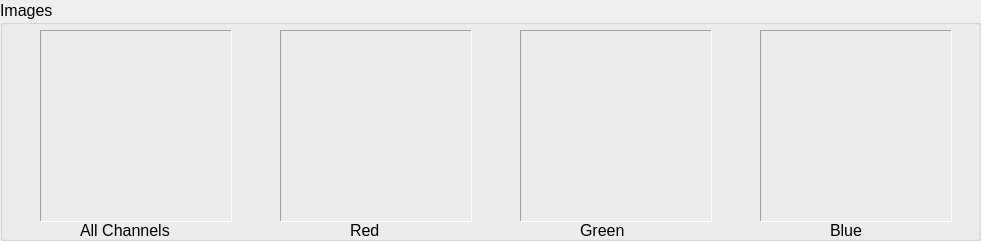
    <widget class="QGroupBox" name="imageGroup">
     <property name="geometry">
      <rect>
       <x>10</x>
       <y>0</y>
       <width>981</width>
       <height>241</height>
      </rect>
     </property>
     <property name="font">
      <font>
       <pointsize>12</pointsize>
      </font>
     </property>
     <property name="title">
      <string>Images</string>
     </property>
     <property name="flat">
      <bool>false</bool>
     </property>
     <property name="checkable">
      <bool>false</bool>
     </property>
     <widget class="QLabel" name="labelRGB">
      <property name="geometry">
       <rect>
        <x>80</x>
        <y>220</y>
        <width>101</width>
        <height>20</height>
       </rect>
      </property>
      <property name="font">
       <font>
        <pointsize>12</pointsize>
       </font>
      </property>
      <property name="text">
       <string>All Channels</string>
      </property>
     </widget>
     <widget class="QLabel" name="labelRed">
      <property name="geometry">
       <rect>
        <x>350</x>
        <y>220</y>
        <width>51</width>
        <height>20</height>
       </rect>
      </property>
      <property name="font">
       <font>
        <pointsize>12</pointsize>
       </font>
      </property>
      <property name="text">
       <string>Red</string>
      </property>
     </widget>
     <widget class="QLabel" name="labelGreen">
      <property name="geometry">
       <rect>
        <x>580</x>
        <y>220</y>
        <width>51</width>
        <height>20</height>
       </rect>
      </property>
      <property name="font">
       <font>
        <pointsize>12</pointsize>
       </font>
      </property>
      <property name="text">
       <string>Green</string>
      </property>
     </widget>
     <widget class="QLabel" name="labelBlue">
      <property name="geometry">
       <rect>
        <x>830</x>
        <y>220</y>
        <width>51</width>
        <height>20</height>
       </rect>
      </property>
      <property name="font">
       <font>
        <pointsize>12</pointsize>
       </font>
      </property>
      <property name="text">
       <string>Blue</string>
      </property>
     </widget>
     <widget class="QLabel" name="imageRgb">
      <property name="geometry">
       <rect>
        <x>40</x>
        <y>30</y>
        <width>192</width>
        <height>192</height>
       </rect>
      </property>
      <property name="frameShape">
       <enum>QFrame::Panel</enum>
      </property>
      <property name="frameShadow">
       <enum>QFrame::Sunken</enum>
      </property>
      <property name="lineWidth">
       <number>1</number>
      </property>
      <property name="text">
       <string/>
      </property>
      <property name="pixmap">
       <pixmap>../Images/rgb.png</pixmap>
      </property>
      <property name="scaledContents">
       <bool>true</bool>
      </property>
     </widget>
     <widget class="QLabel" name="imageRed">
      <property name="geometry">
       <rect>
        <x>280</x>
        <y>30</y>
        <width>192</width>
        <height>192</height>
       </rect>
      </property>
      <property name="frameShape">
       <enum>QFrame::Panel</enum>
      </property>
      <property name="frameShadow">
       <enum>QFrame::Sunken</enum>
      </property>
      <property name="lineWidth">
       <number>1</number>
      </property>
      <property name="text">
       <string/>
      </property>
      <property name="pixmap">
       <pixmap>../Images/r.png</pixmap>
      </property>
      <property name="scaledContents">
       <bool>true</bool>
      </property>
     </widget>
     <widget class="QLabel" name="imageGreen">
      <property name="geometry">
       <rect>
        <x>520</x>
        <y>30</y>
        <width>192</width>
        <height>192</height>
       </rect>
      </property>
      <property name="frameShape">
       <enum>QFrame::Panel</enum>
      </property>
      <property name="frameShadow">
       <enum>QFrame::Sunken</enum>
      </property>
      <property name="lineWidth">
       <number>1</number>
      </property>
      <property name="text">
       <string/>
      </property>
      <property name="pixmap">
       <pixmap>../Images/g.png</pixmap>
      </property>
      <property name="scaledContents">
       <bool>true</bool>
      </property>
     </widget>
     <widget class="QLabel" name="imageBlue">
      <property name="geometry">
       <rect>
        <x>760</x>
        <y>30</y>
        <width>192</width>
        <height>192</height>
       </rect>
      </property>
      <property name="frameShape">
       <enum>QFrame::Panel</enum>
      </property>
      <property name="frameShadow">
       <enum>QFrame::Sunken</enum>
      </property>
      <property name="lineWidth">
       <number>1</number>
      </property>
      <property name="text">
       <string/>
      </property>
      <property name="pixmap">
       <pixmap>../Images/b.png</pixmap>
      </property>
      <property name="scaledContents">
       <bool>true</bool>
      </property>
     </widget>
    </widget>
